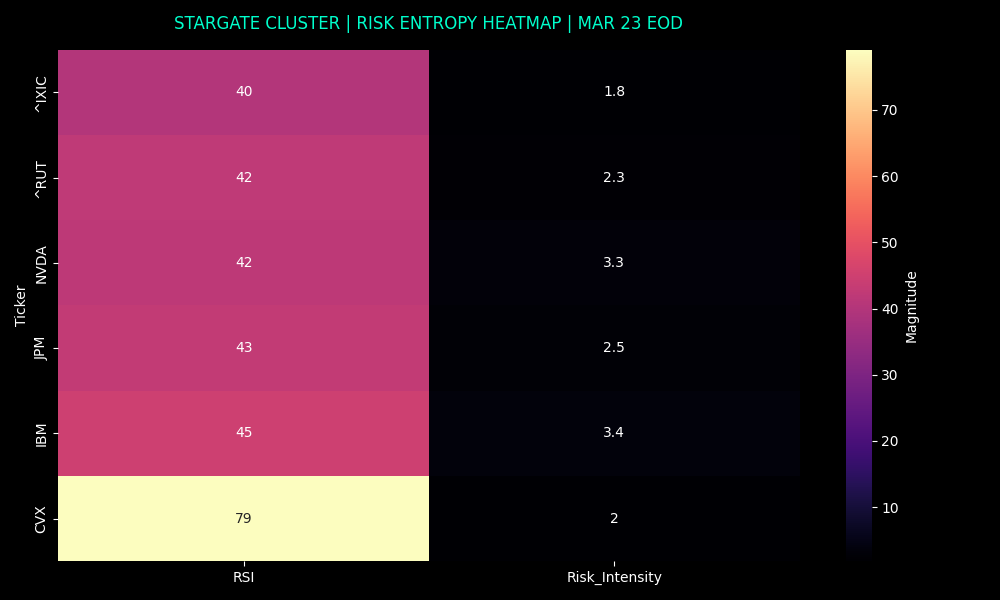

This chart was generated by the following Python code:
import pandas as pd
import matplotlib.pyplot as plt
import seaborn as sns

# 1. Load Data
try:
    df = pd.read_csv('stargate_audit.csv')
    
    # Get the latest snapshot per ticker
    latest = df.sort_values('Timestamp').groupby('Ticker').tail(1)
    
    # 2. Pivot for Heatmap (RSI vs ATR)
    # We use Price/ATR ratio to normalize the risk
    latest['Risk_Intensity'] = (latest['ATR'] / latest['Price']) * 100
    plot_data = latest.set_index('Ticker')[['RSI', 'Risk_Intensity']]

    # 3. Setup Dark Theme
    plt.style.use('dark_background')
    plt.figure(figsize=(10, 6))
    
    # 4. Create Heatmap
    ax = sns.heatmap(plot_data, annot=True, cmap='magma', cbar_kws={'label': 'Magnitude'})
    
    plt.title("STARGATE CLUSTER | RISK ENTROPY HEATMAP | MAR 23 EOD", color='#00FFCC', pad=15)
    plt.tight_layout()
    
    # 5. Save Asset
    plt.savefig('stargate_heatmap.png')
    print("ARCHITECT LOG: Heatmap 'stargate_heatmap.png' generated.")

except Exception as e:
    print(f"ERROR: {e}")
